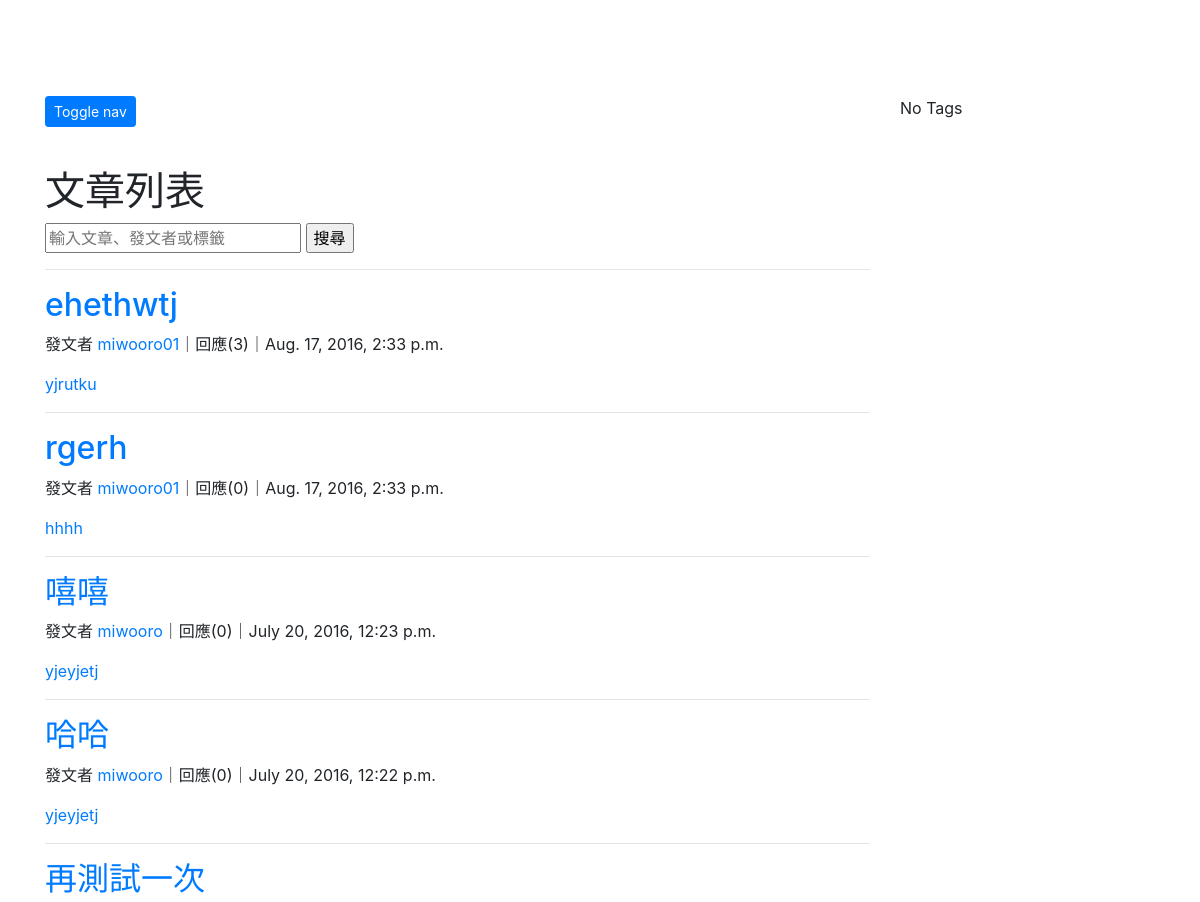
The app's page /article/ (upper part), older data.
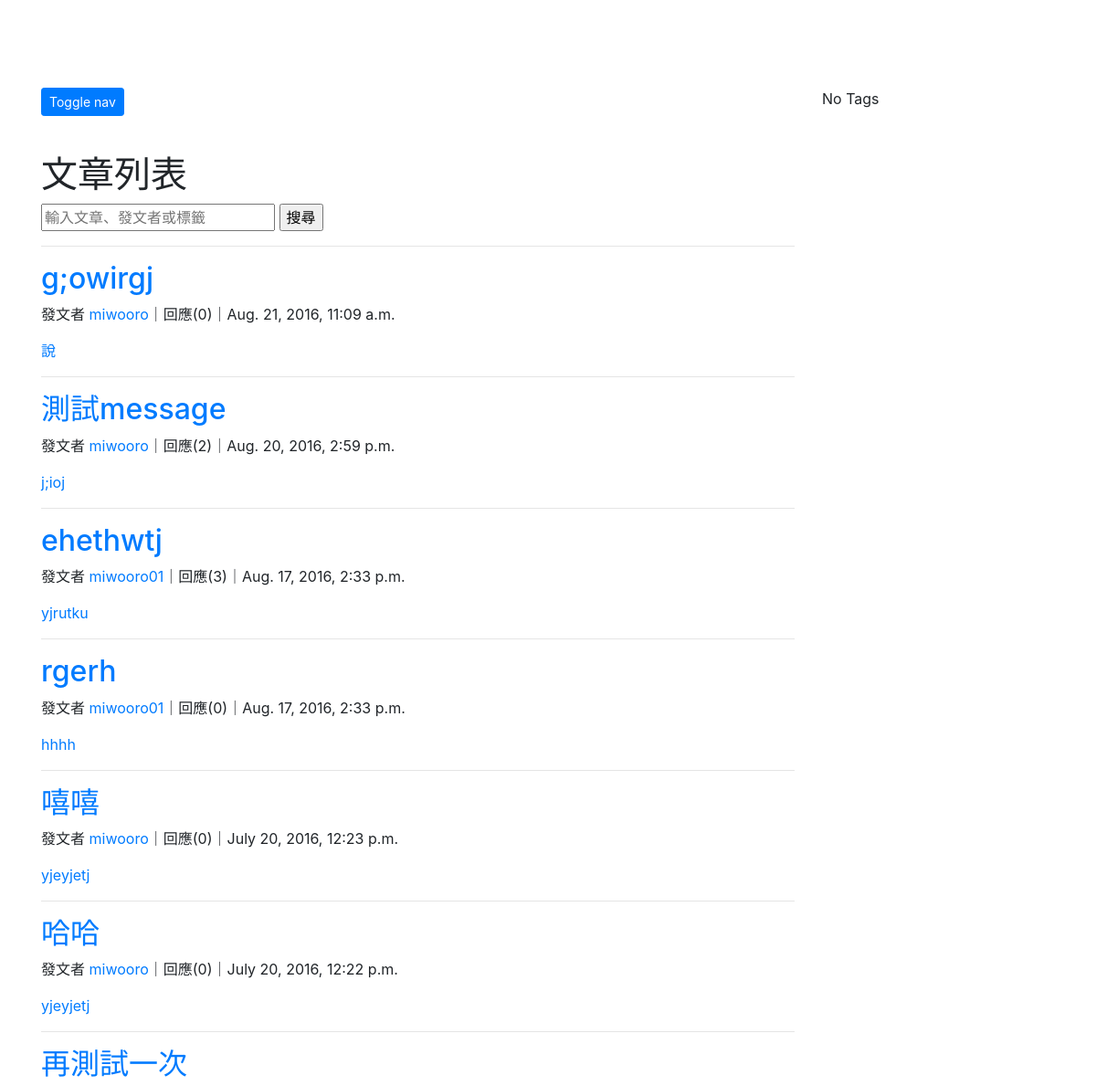
The same page, newer data.
### articles/models.py (models this page shows, shortened)
class Article(models.Model):
	title = models.CharField(max_length=50)
	author = models.ForeignKey(User)
	content = models.TextField()
	tags = TaggableManager()
	created = models.DateTimeField(auto_now_add=True)
	likes = models.ManyToManyField(User, related_name="likes", blank=True)
	class Meta:
		ordering = ['-created']

class Comment(models.Model):
	author = models.ForeignKey(User)
	content = models.TextField()
	created = models.DateTimeField(auto_now_add=True)
	article = models.ForeignKey(Article)

### articles/views.py (the view, shortened to what this page needs)
def article_list(request):
	articles = Article.objects.all()
	query = request.GET.get('q')
	return render(request, 'article_list.html', {'articles':articles})

### articles/templates/article_list.html (shortened to what this page needs)
{% extends 'base.html' %}
{% block content %}
<h1>文章列表</h1>
      <form method="GET" action=''>
      <input type="text" name='q' placeholder="輸入文章、發文者或標籤"/>
      <input type="submit" value="搜尋"/>
      </form>
{% for article in articles %}
<hr/>
	<h2><a href="{% url 'detail' pk=article.pk %}">{{ article.title }}</a></h2>
	<p>發文者 <a href="/profile_view/{{ article.author }}">{{ article.author }}</a>｜回應({{ article.comment_set.all|length }})｜{{ article.created }}</p>
	{% for tag in article.tags.all %}
		<a href="{% url 'tagged' tag.slug %}" class="tag tag-default">{{ tag.name }}</a>
    {% endfor %}
{% endfor %}
{% endblock %}

Row changes from the older to the newer data that the page shows:
added Article: title "g;owirgj", author "miwooro", comment_set.all|length "0", created "Aug. 21, 2016, 11:09 a.m."
added Tag: name "說", shown under "g;owirgj"
added Article: title "測試message", author "miwooro", comment_set.all|length "2", created "Aug. 20, 2016, 2:59 p.m."
added Tag: name "j;ioj", shown under "測試message"
